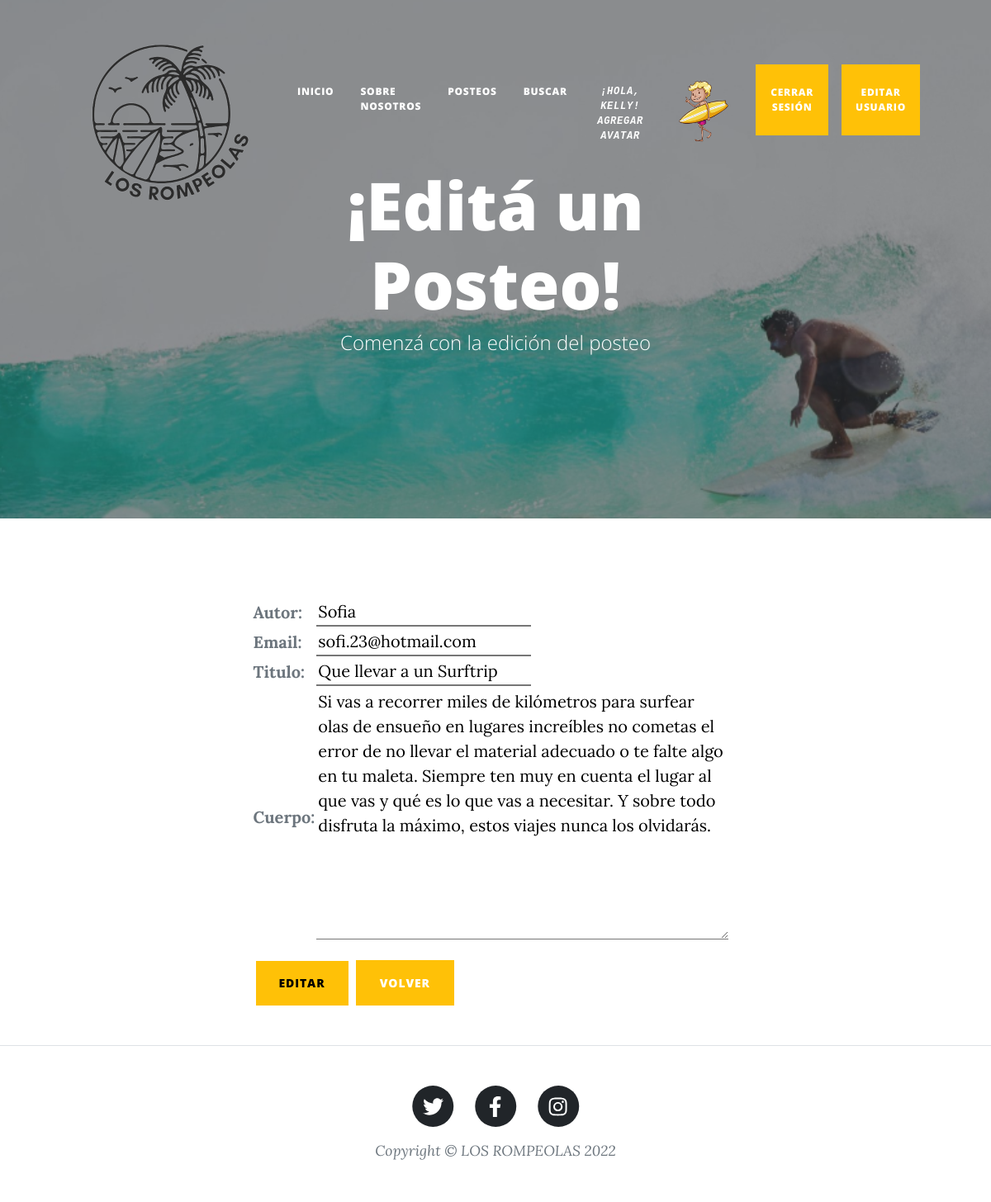
The app's page /Surfblog/editarPosteo/Que llevar a un Surftrip (signed in) with its own data.
### Surfblog/models.py (models this page shows, shortened)
class Avatar(models.Model):
    user = models.ForeignKey(User, on_delete = models.CASCADE)
    imagen = models.ImageField(upload_to = 'avatares', null = True, blank = True)
    class Meta:
        verbose_name = 'Avatar'
        verbose_name_plural = 'Avatares'

class Post(models.Model):
    autor = models.CharField(max_length = 40)
    email = models.EmailField()
    fecha = models.DateField(auto_now_add = True)
    titulo = models.CharField(max_length = 40, primary_key = True)
    cuerpo = models.TextField('')

### Surfblog/views.py (the view)
# urls.py: path('editarPosteo/<posteo_titulo>', views.editarPosteos, name = 'editarPosteo'),
@login_required
def editarPosteos(request, posteo_titulo):
    post = Post.objects.get(titulo = posteo_titulo)
    if request.method == 'POST':
        editForm = FormularioPost(request.POST)
        if editForm.is_valid():
            contenido = editForm.cleaned_data
            post.autor = contenido['autor']
            post.email = contenido['email']
            post.titulo = contenido['titulo']
            post.cuerpo = contenido['cuerpo']
            post.save()
            listadoPosteos = Post.objects.all()
            return render(request, 'Surfblog/inicio.html', {'mensaje': f'¡Posteo Editado!', 'listadoPosteos': listadoPosteos})
    else:
        editForm = FormularioPost(initial = {'autor': post.autor, 'email': post.email, 'titulo': post.titulo, 'cuerpo':  post.cuerpo})
    id = 8
    diccionario = {'id': id, 'editForm': editForm, 'posteo_titulo': posteo_titulo}
    return render(request,'Surfblog/editarPosteo.html', diccionario)

### Surfblog/forms.py
class FormularioPost(forms.Form):
    autor = forms.CharField(max_length = 40)
    email = forms.EmailField()
    titulo = forms.CharField(max_length = 40)
    cuerpo = forms.CharField(widget=forms.Textarea)

### Surfblog/templates/Surfblog/editarPosteo.html (shortened to what this page needs)
{% extends 'Surfblog/padre.html' %}
{% load static %}
{% block titulo_header %}
    <h1>¡Editá un Posteo!</h1>
    <span class='subheading'>Comenzá con la edición del posteo</span>
{% endblock %}
{% block contenido_principal %}
        <div class='container px-4 px-lg-5'>
            <div class='row gx-4 gx-lg-5 justify-content-center'>
                <div class='col-md-10 col-lg-8 col-xl-7'>
                    <div class='my-5'>
                        <form action='' method='POST' class='form-floating'>{% csrf_token %}
                            <table>
                                {{editForm.as_table}}
                            </table>
                            <input type='submit' value='EDITAR' class='btn btn-warning mt-3 mx-1'>
                            <button type='button' class='btn btn-warning position-relative mt-3'>
                                <a href='{% url "listaPosteos" %}' style='color: white;'>VOLVER</a>
                            </button>
                        </form>
                    </div>
                </div>
            </div>
        </div>
{% endblock %}

### Surfblog/templates/Surfblog/padre.html (shortened to what this page needs)
<!DOCTYPE html>
<html lang='en'>
    <head>
        {% load static %}
        <link href='{% static "SurfBlog/css/styles.css" %}' rel='stylesheet' />
    </head>
    <body>
        <nav class='navbar navbar-expand-lg navbar-light' id='mainNav'>
            <div class='container px-4 px-lg-5'>
                <a class='navbar-brand' href='{% url "Inicio" %}'><img src='{% static "SurfBlog/assets/img/logo.png" %}' alt='Logo' title='Logo' height='250px' width='250px'></a>
                <div class='collapse navbar-collapse' id='navbarResponsive'>
                    <ul class='navbar-nav ms-auto py-4 py-lg-0'>
                        <li class='nav-item'><a class='nav-link px-lg-3 py-3 py-lg-4' href='{% url "Inicio" %}'>Inicio</a></li>
                        <li class='nav-item'><a class='nav-link px-lg-3 py-3 py-lg-4' href='{% url "sobreNosotros" %}'>Sobre Nosotros</a></li>
                        <li class='nav-item'><a class='nav-link px-lg-3 py-3 py-lg-4' href='{% url "listaPosteos" %}'>Posteos</a></li>
                        <li class='nav-item'><a class='nav-link px-lg-3 py-3 py-lg-4' href='{% url "Buscar" %}'>Buscar</a></li>
                        {% if user.is_authenticated %}
                        <li class='nav-item'><a class='nav-link px-lg-3 py-3 py-lg-4 text-center font-monospace fst-italic' href='{% url "agregarAvatar" %}'>¡Hola, {{user.username}}!</br><span class=''>Agregar Avatar</span></a></li>
                        <li class='mx-1'>
                        {% with first_image=user.avatar_set.first %}
                            {% if first_image %}
                                <a href='{{ first_image.imagen.url }}' target='_blank'>
                                <img src='{{ first_image.imagen.url }}' height='100px'>
                            {% endif %}
                        {% endwith %}
                        </li>
                        <li class='nav-item'><a class='nav-link px-lg-3 py-3 py-lg-4 btn btn-warning mx-2' href='{% url "Logout" %}'>Cerrar Sesión</a></li>
                        <li class='nav-item'><a class='nav-link px-lg-3 py-3 py-lg-4 btn btn-warning mx-2' href='{% url "editarUsuario" %}'>Editar Usuario</a></li>
                        {% endif %}
                    </ul>
                </div>
            </div>
        </nav>
        <header class='masthead' style='background-image: url("{% static "SurfBlog/assets/img/home.jpg" %}")'>
            <div class='container position-relative px-4 px-lg-5'>
                <div class='row gx-4 gx-lg-5 justify-content-center'>
                    <div class='col-md-10 col-lg-8 col-xl-7'>
                        <div class='site-heading'>
                            {% block titulo_header %}
                            {% endblock %}
                        </div>
                    </div>
                </div>
            </div>
        </header>
        {% block contenido_principal %}
        {% endblock %}
        <footer class='border-top'>
            <div class='container px-4 px-lg-5'>
                <div class='row gx-4 gx-lg-5 justify-content-center'>
                    <div class='col-md-10 col-lg-8 col-xl-7'>
                        <ul class='list-inline text-center'>
                            <li class='list-inline-item'>
                                <a href='#!'>
                                    <span class='fa-stack fa-lg'>
                                        <i class='fas fa-circle fa-stack-2x'></i>
                                        <i class='fab fa-twitter fa-stack-1x fa-inverse'></i>
                                    </span>
                                </a>
                            </li>
                            <li class='list-inline-item'>
                                <a href='#!'>
                                    <span class='fa-stack fa-lg'>
                                        <i class='fas fa-circle fa-stack-2x'></i>
                                        <i class='fab fa-facebook-f fa-stack-1x fa-inverse'></i>
                                    </span>
                                </a>
                            </li>
                            <li class='list-inline-item'>
                                <a href='#!'>
                                    <span class='fa-stack fa-lg'>
                                        <i class='fas fa-circle fa-stack-2x'></i>
                                        <i class='fab fa-instagram fa-stack-1x fa-inverse'></i>
                                    </span>
                                </a>
                            </li>
                        </ul>
                        <div class='small text-center text-muted fst-italic'>Copyright &copy; LOS ROMPEOLAS 2022</div>
                    </div>
                </div>
            </div>
        </footer>
    </body>
</html>

### records on screen
Avatar: imagen (picture)
Post: autor "Sofia", email "sofi.23@hotmail.com", titulo "Que llevar a un Surftrip", cuerpo "Si vas a recorrer miles de kilómetros para surfear olas de ensueño en lugares increíbles no cometas el error de no llevar el material adecuado o te falte algo en tu maleta. Siempre ten muy en cuenta el lugar al que vas y qué es lo que vas a necesitar. Y sobre todo disfruta la máximo, estos viajes nunca los olvidarás."

### other values on screen
{{ user.username }} "KELLY"
